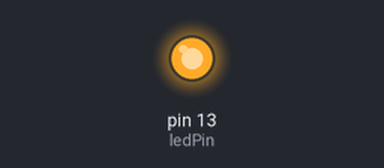
Bench run of a sketch on a simulated Arduino Uno, built with avr-gcc and run on an emulated ATmega328P. On the bench: output pins drawn as LEDs (lit = HIGH).

Above: at 3.9 s.
At 24.5 s:
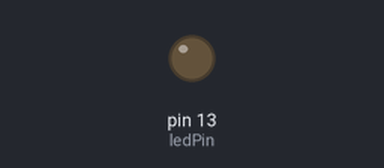
Timing chart, 0 to 39.0 s (numbered marks = the images above):
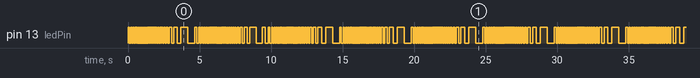

Measured:
- by itself, pin 13 (ledPin): moves between LOW and HIGH, repeating every 30.0 s

The sketch:

blink.ino
```cpp
// Definición de constantes
const int ledPin = LED_BUILTIN; // Pin del LED integrado
const float freqMax = 10; // Frecuencia máxima de parpadeo en Hz
const float freqMin = 1;  // Frecuencia mínima de parpadeo en Hz
const float period = 5000; // Periodo de la señal senoidal en milisegundos

void setup() {
  pinMode(ledPin, OUTPUT); // Configura el pin del LED como salida
}

void loop() {
  // Calcula el tiempo actual
  unsigned long currentTime = millis(); //Tiempo en milisegundos desde que el programa empieza a ejecutarse

  // Calcula la fase de la señal senoidal
  float phase = (2 * PI * currentTime) / period;

  // Calcula la frecuencia actual basada en la señal senoidal
  float currentFreq = freqMin + (sin(phase) + 1) / 2 * (freqMax - freqMin);

  // Calcula el periodo de parpadeo en función de la frecuencia actual (La frecuencia es la inversa del periodo)
  float blinkPeriod = 1000.0 / currentFreq;

  // Enciende y apaga el LED según el periodo de parpadeo
  digitalWrite(ledPin, HIGH);
  delay(blinkPeriod / 2);
  digitalWrite(ledPin, LOW);
  delay(blinkPeriod / 2);
}
```
